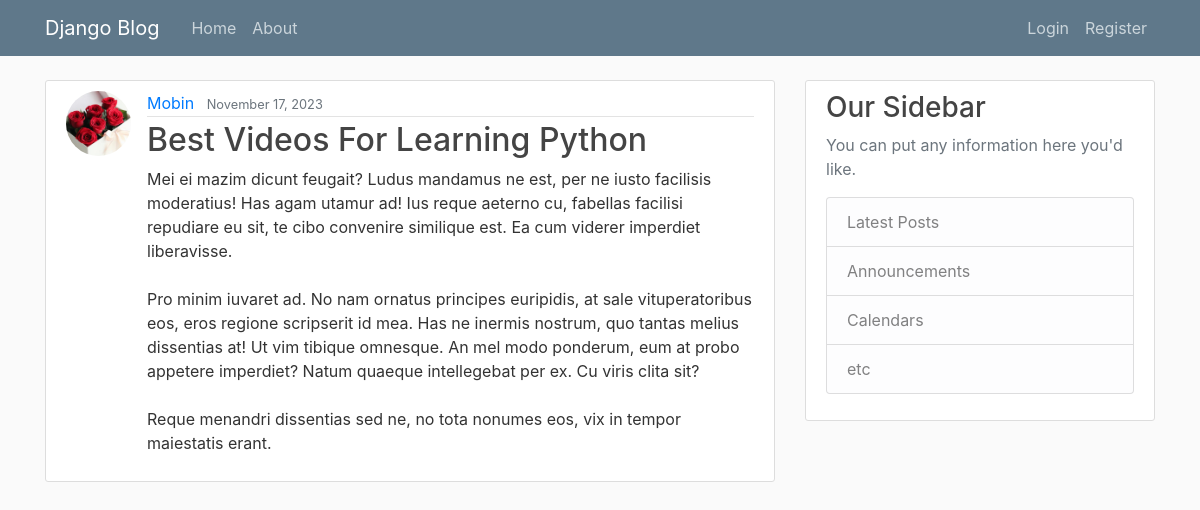
/post/27/, run on the app's committed database.
### blog/models.py (models this page shows, shortened)
class post(models.Model):
    title = models.CharField(max_length=100)
    content = models.TextField()
    date_posted = models.DateTimeField(default = timezone.now)
    author = models.ForeignKey(User , on_delete=models.CASCADE , null=True)

### users/models.py (models this page shows, shortened)
class Profile(models.Model):
    user = models.OneToOneField(User , on_delete = models.CASCADE)
    image = models.ImageField(default='default.jpg' , upload_to='profile_pics')

### blog/views.py (the view)
# urls.py: path('post/<int:pk>/', PostDetailView.as_view() , name='post-detail'),
class PostDetailView(DetailView):
    model = post

### blog/templates/blog/post_detail.html (shortened to what this page needs)
{% extends "blog/Base.html" %}
{% block content %}
    <article class="media content-section">
        <img class="rounded-circle article-img" src="{{ object.author.profile.image.url }}" alt="">
        <div class="media-body">
            <div class="article-metadata">
            <a class="mr-2" href="#">{{ object.author }}</a>
            <small class="text-muted">{{ object.date_posted | date:"F d, Y"}}</small>
            </div>
            <h2 class="article-title">{{ object.title }}</h2>
            <p class="article-content">{{ object.content }}</p>
        </div>
        </article>
{% endblock content %}

### blog/static/blog/main.css (style rules this page uses)
body { background: #fafafa; color: #333333; margin-top: 5rem; }
h1, h2, h3, h4, h5, h6 { color: #444444; }
.content-section { background: #ffffff; padding: 10px 20px; border: 1px solid #dddddd; border-radius: 3px; margin-bottom: 20px; }
.article-title { color: #444444; }
.article-content { white-space: pre-line; }
.article-img { height: 65px; width: 65px; margin-right: 16px; }
.article-metadata { padding-bottom: 1px; margin-bottom: 4px; border-bottom: 1px solid #e3e3e3 }

### data on the page
post: author.profile.image (picture), author "Mobin", date_posted "November 17, 2023", title "Best Videos For Learning Python", content "Mei ei mazim dicunt feugait? Ludus mandamus ne est, per ne iusto facilisis moderatius! Has agam utamur ad! Ius reque aeterno cu, fabellas facilisi repudiare eu sit, te cibo convenire similique est. Ea cum viderer imperdiet liberavisse. Pro minim iuvaret ad. No nam ornatus principes euripidis, at sale vituperatoribus eos, eros regione scripserit id mea. Has ne inermis nostrum, quo tantas melius dissentias at! Ut vim tibique omnesque. An mel modo ponderum, eum at probo appetere imperdiet? Natum quaeque intellegebat per ex. Cu viris clita sit? Reque menandri dissentias sed ne, no tota nonumes eos, vix in tempor maiestatis erant."
